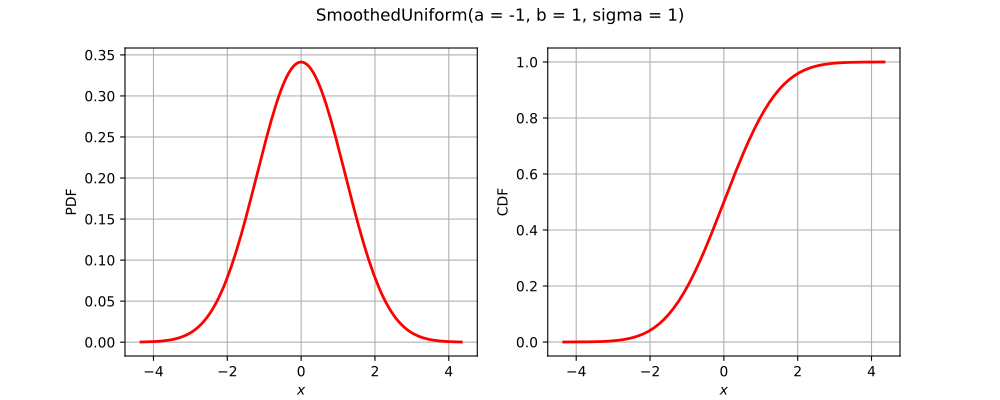

Python code for this plot:
import openturns as ot
from matplotlib import pyplot as plt
from openturns.viewer import View
if ot.SmoothedUniform().__class__.__name__ == 'Bernoulli':
    distribution = ot.Bernoulli(0.7)
elif ot.SmoothedUniform().__class__.__name__ == 'Binomial':
    distribution = ot.Binomial(5, 0.2)
elif ot.SmoothedUniform().__class__.__name__ == 'Hypergeometric':
    distribution = ot.Hypergeometric(10, 4, 7)
elif ot.SmoothedUniform().__class__.__name__ == 'CumulativeDistributionNetwork':
    coll = [ot.Normal(2),ot.Dirichlet([0.5, 1.0, 1.5])]
    distribution = ot.CumulativeDistributionNetwork(coll, ot.BipartiteGraph([[0,1], [0,1]]))
elif ot.SmoothedUniform().__class__.__name__ == 'Histogram':
    distribution = ot.Histogram([-1.0, 0.5, 1.0, 2.0], [0.45, 0.4, 0.15])
elif ot.SmoothedUniform().__class__.__name__ == 'KernelMixture':
    kernel = ot.Uniform()
    sample = ot.Normal().getSample(5)
    bandwith = [1.0]
    distribution = ot.KernelMixture(kernel, bandwith, sample)
elif ot.SmoothedUniform().__class__.__name__ == 'MaximumDistribution':
    coll = [ot.Uniform(2.5, 3.5), ot.LogUniform(1.0, 1.2), ot.Triangular(2.0, 3.0, 4.0)]
    distribution = ot.MaximumDistribution(coll)
elif ot.SmoothedUniform().__class__.__name__ == 'Multinomial':
    distribution = ot.Multinomial(5, [0.2])
elif ot.SmoothedUniform().__class__.__name__ == 'RandomMixture':
    coll = [ot.Triangular(0.0, 1.0, 5.0), ot.Uniform(-2.0, 2.0)]
    weights = [0.8, 0.2]
    cst = 3.0
    distribution = ot.RandomMixture(coll, weights, cst)
elif ot.SmoothedUniform().__class__.__name__ == 'TruncatedDistribution':
    distribution = ot.TruncatedDistribution(ot.Normal(2.0, 1.5), 1.0, 4.0)
elif ot.SmoothedUniform().__class__.__name__ == 'UserDefined':
    distribution = ot.UserDefined([[0.0], [1.0], [2.0]], [0.2, 0.7, 0.1])
elif ot.SmoothedUniform().__class__.__name__ == 'ZipfMandelbrot':
    distribution = ot.ZipfMandelbrot(10, 2.5, 0.3)
else:
    distribution = ot.SmoothedUniform()
dimension = distribution.getDimension()
title = str(distribution)[:100].split('\n')[0]
if dimension == 1:
    distribution.setDescription(['$x$'])
    pdf_graph = distribution.drawPDF()
    cdf_graph = distribution.drawCDF()
    fig = plt.figure(figsize=(10, 4))
    pdf_axis = fig.add_subplot(121)
    cdf_axis = fig.add_subplot(122)
    View(pdf_graph, figure=fig, axes=[pdf_axis], add_legend=False)
    View(cdf_graph, figure=fig, axes=[cdf_axis], add_legend=False)
    fig.suptitle(title)
elif dimension == 2:
    distribution.setDescription(['$x_1$', '$x_2$'])
    pdf_graph = distribution.drawPDF()
    pdf_graph.setTitle(title)
    fig = plt.figure(figsize=(10, 5))
    pdf_axis = fig.add_subplot(111)
    View(pdf_graph, figure=fig, axes=[pdf_axis], add_legend=False, square_axes=False)
